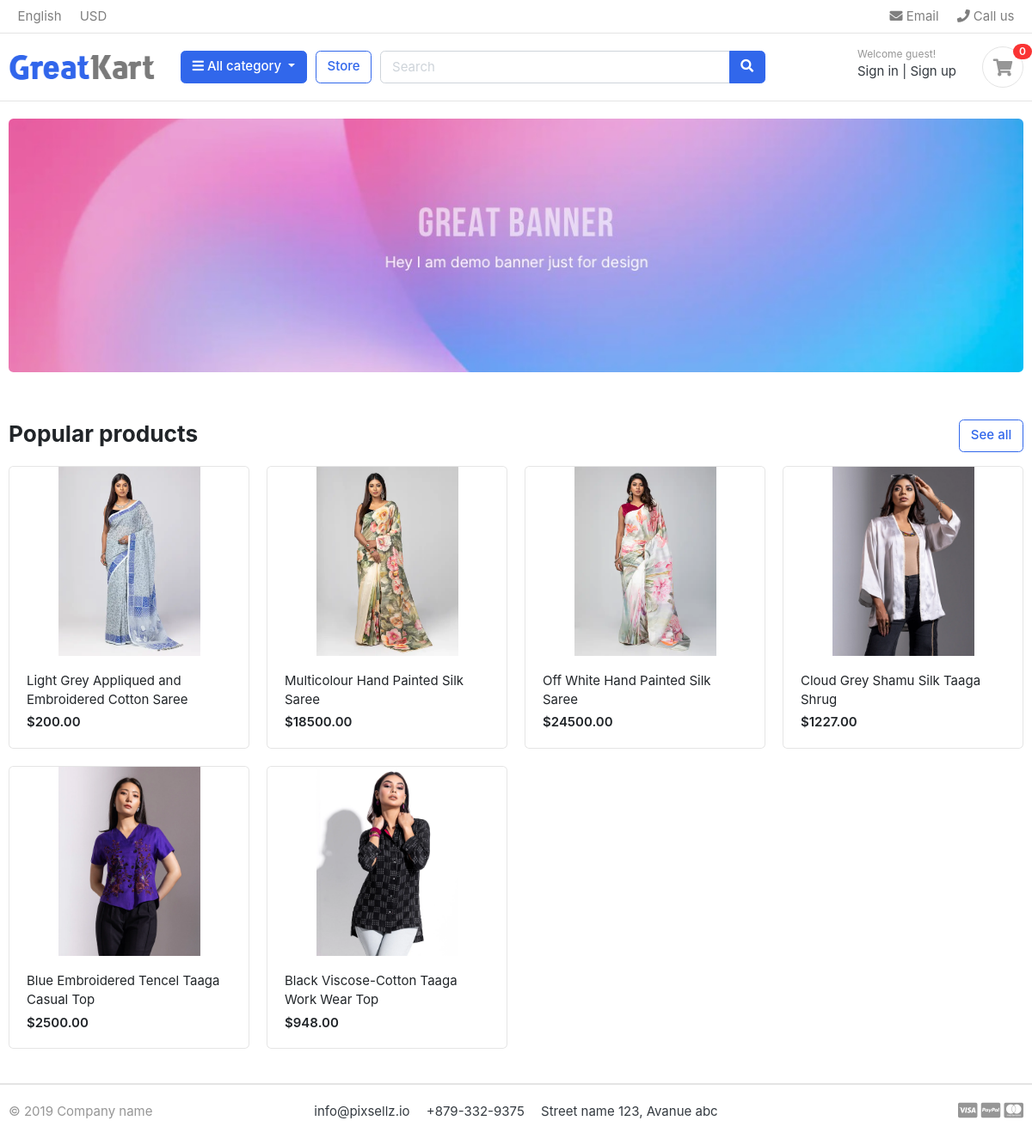
The page / on the database its author committed.
### store/models.py (models this page shows, shortened)
class Product(models.Model):
    product_name = models.CharField(max_length=200, unique=True)
    slug = models.SlugField(max_length=200, unique=True)
    description = models.TextField(max_length=500, blank=True)
    price = models.DecimalField(max_digits=10, decimal_places=2)
    images = models.ImageField(upload_to='photos/products')
    stock = models.IntegerField()
    is_available = models.BooleanField(default=True)
    category = models.ForeignKey(Category, on_delete=models.CASCADE)
    created_date = models.DateTimeField(auto_now_add=True)
    modified_date = models.DateTimeField(auto_now=True)
    def get_url(self):
        return reverse('product_detail', args=[self.category.slug, self.slug])

### gokart/views.py (the view)
# urls.py: path('', views.home, name='home'),
def home(request):
    products = Product.objects.all().filter(is_available=True)
    context = {
        'products': products,
    }
    return render(request, 'home.html', context)

### carts/context_processors.py (called while the page is built)
def counter(request):
    cart_count = 0
    if 'admin' in request.path:
        return {}
    else:
        try:
            cart = Cart.objects.filter(cart_id=_cart_id(request))
            cart_items = CartItem.objects.all().filter(cart=cart[:1])
            for item in cart_items:
                cart_count += item.quantity
        except Cart.DoesNotExist:
            cart_count = 0
    return dict(cart_count=cart_count)

### carts/views.py (called while the page is built)
def _cart_id(request):
    cart = request.session.session_key
    if not cart:
        cart = request.session.create()
    return cart

### category/context_processors.py (called while the page is built)
def menu_links(request):
    links = Category.objects.all()
    return dict(links=links)

### category/models.py (called while the page is built)
    def get_url(self):
        return reverse('products_by_category', args=[self.slug])

### templates/home.html
{% extends 'base.html' %} {% load static %}
{% block content %}
<main>
	<section class="section-intro padding-y-sm">
		<div class="container">
			<div class="intro-banner-wrap">
				<img
					src="{% static '/images/banners/1.jpg' %}"
					class="img-fluid rounded"
					alt="cover" />
			</div>
		</div>
	</section>
	<section class="section-name padding-y-sm">
		<div class="container">
			<header class="section-heading">
				<a
					href="/store/"
					class="btn btn-outline-primary float-right"
					>See all</a
				>
				<h3 class="section-title">Popular products</h3>
			</header>
			<div class="row">
				{% for product in products %}
				<div class="col-md-3">
					<div class="card card-product-grid">
						<a
							href="{{ product.get_url }}"
							class="img-wrap">
							<img src="{{product.images.url}}" />
						</a>
						<figcaption class="info-wrap">
							<a
								href="{{ product.get_url }}"
								class="title"
								>{{product.product_name}}</a
							>
							<div class="price mt-1">${{product.price}}</div>
						</figcaption>
					</div>
				</div>
				{% endfor %}
			</div>
		</div>
	</section>
</main>
{% endblock %}

### templates/base.html (shortened to what this page needs)
{% load static %}
<!DOCTYPE html>
<html lang="en">
	<head>
		<link
			href="{%static 'css/bootstrap.css' %}"
			rel="stylesheet"
			type="text/css" />
		<link
			href="{%static 'fonts/fontawesome/css/all.min.css' %}"
			type="text/css"
			rel="stylesheet" />
		<link
			href="{%static 'css/ui.css' %}"
			rel="stylesheet"
			type="text/css" />
		<link
			href="{%static 'css/responsive.css' %}"
			rel="stylesheet"
			media="only screen and (max-width: 1200px)" />
	</head>
	<body>
		{% include 'layout/header.html' %}
		{% block content %}{% endblock %}
		{% include 'layout/footer.html' %}
	</body>
</html>

### templates/layout/header.html (shortened to what this page needs)
{% load static %}
<header class="section-header">
	{% include 'layout/navbar.html' %}
	<section class="header-main border-bottom">
		<div class="container">
			<div class="row align-items-center">
				<div class="col-lg-2 col-md-3 col-6">
					<a
						href="/"
						class="brand-wrap">
						<img
							class="logo"
							src="{% static 'images/logo.png' %}" />
					</a>
				</div>
				<div class="col-lg col-sm col-md col-6 flex-grow-0">
					<div class="category-wrap dropdown d-inline-block float-right">
						<button
							type="button"
							class="btn btn-primary dropdown-toggle"
							data-toggle="dropdown">
							<i class="fa fa-bars"></i> All category
						</button>
					</div>
				</div>
				<a
					href="/store/"
					class="btn btn-outline-primary"
					>Store</a
				>
				<div class="col-lg col-md-6 col-sm-12 col">
					<form
						action="{% url 'search' %}"
						class="search"
						mathod="GET">
						<div class="input-group w-100">
							<input
								type="text"
								class="form-control"
								style="width: 60%"
								placeholder="Search"
								name="keyword" />
							<div class="input-group-append">
								<button
									class="btn btn-primary"
									type="submit">
									<i class="fa fa-search"></i>
								</button>
							</div>
						</div>
					</form>
				</div>
				<div class="col-lg-3 col-sm-6 col-8 order-2 order-lg-3">
					<div class="d-flex justify-content-end mb-3 mb-lg-0">
						{% if user.is_authenticated %}
						<div class="widget-header">
							<small class="title text-muted"
								>Welcome {{ user.first_name }}</small
							>
							<div>
								<a href="/accounts/dashboard/">Dashboard</a>
								<span class="dark-transp"> | </span>
								<a href="/accounts/sign-out/">Sign out</a>
							</div>
						</div>
						{% else %}
						<div class="widget-header">
							<small class="title text-muted">Welcome guest!</small>
							<div>
								<a href="/accounts/sign-in/">Sign in</a>
								<span class="dark-transp"> | </span>
								<a href="/accounts/sign-up/">Sign up</a>
							</div>
						</div>
						{% endif %}
						<a
							href="/cart/"
							class="widget-header pl-3 ml-3">
							<div class="icon icon-sm rounded-circle border">
								<i class="fa fa-shopping-cart"></i>
							</div>
							<span class="badge badge-pill badge-danger notify"
								>{{ cart_count }}</span
							>
						</a>
					</div>
				</div>
			</div>
		</div>
	</section>
</header>

### templates/layout/navbar.html (shortened to what this page needs)
<nav class="navbar p-md-0 navbar-expand-sm navbar-light border-bottom">
	<div class="container">
		<div
			class="collapse navbar-collapse"
			id="navbarTop4">
			<ul class="navbar-nav mr-auto">
				<li class="nav-item dropdown">
					<a
						href="#"
						class="nav-link">
						English
					</a>
				</li>
				<li class="nav-item dropdown">
					<a
						href="#"
						class="nav-link">
						USD
					</a>
				</li>
			</ul>
			<ul class="navbar-nav">
				<li>
					<a
						href="#"
						class="nav-link">
						<i class="fa fa-envelope"></i> Email
					</a>
				</li>
				<li>
					<a
						href="#"
						class="nav-link">
						<i class="fa fa-phone"></i> Call us
					</a>
				</li>
			</ul>
		</div>
	</div>
</nav>

### templates/layout/footer.html
<footer class="section-footer border-top">
	<div class="container">
		<section class="footer-bottom border-top row">
			<div class="col-md-2">
				<p class="text-muted">&copy 2019 Company name</p>
			</div>
			<div class="col-md-8 text-md-center">
				<span class="px-2">info@pixsellz.io</span>
				<span class="px-2">+879-332-9375</span>
				<span class="px-2">Street name 123, Avanue abc</span>
			</div>
			<div class="col-md-2 text-md-right text-muted">
				<i class="fab fa-lg fa-cc-visa"></i>
				<i class="fab fa-lg fa-cc-paypal"></i>
				<i class="fab fa-lg fa-cc-mastercard"></i>
			</div>
		</section>
	</div>
</footer>

### static/css/ui.css (style rules this page uses)
html { font-family: "Inter", sans-serif; font-size: 15px; }
.img-wrap { text-align: center; display: block; }
.img-wrap img { max-width: 100%; }
.icon-xs, .icon-sm, .icon-md, .icon-lg { display: inline-block; text-align: center; flex-shrink: 0; flex-grow: 0; }
.icon-sm { width: 48px; height: 48px; line-height: 48px !important; font-size: 20px; }
.padding-y-sm { padding-top: 20px; padding-bottom: 20px; }
.section-heading { margin-bottom: 20px; margin-top: 15px; }
.section-title { color: #212529; }
p:last-child { margin-bottom: 0; }
.header-main { position: relative; padding-top: 1rem; padding-bottom: 1rem; }
.brand-wrap .logo, .navbar-brand .logo { margin-right: 7px; max-height: 42px; display: inline-block; }
.widget-header { display: inline-block; vertical-align: middle; position: relative; }
.widget-header a { color: #343a40; }
.widget-header i { color: #969696; }
.widget-header .title { display: block; }
.widget-header .notify { position: absolute; top: -3px; right: -10px; }
.footer-bottom { padding-top: 20px; padding-bottom: 20px; }
[class*=card-product] a.title { color: #212529; display: block; }
[class*=card-product] .img-wrap { overflow: hidden; position: relative; }
[class*=card-product] .img-wrap img { height: 100%; max-width: 100%; width: auto; display: inline-block; -o-object-fit: cover; object-fit: cover; }
.card-product-grid { margin-bottom: 20px; }
.card-product-grid .img-wrap { border-radius: 0.2rem 0.2rem 0 0; height: 220px; }
.card-product-grid .info-wrap { overflow: hidden; padding: 18px 20px; }
.card .img-wrap { overflow: hidden; }
.notify { position: absolute; top: -4px; right: -10px; display: inline-block; padding: 0.25em 0.6em; font-size: 12px; line-height: 1; text-align: center; border-radius: 3rem; color: #fff; background-color: #fa3434; }
.price { font-weight: 600; color: #212529; }

### rows shown on the page
Product: images (picture), product_name "Light Grey Appliqued and Embroidered Cotton Saree", price "200.00"
Product: images (picture), product_name "Multicolour Hand Painted Silk Saree", price "18500.00"
Product: images (picture), product_name "Off White Hand Painted Silk Saree", price "24500.00"
Product: images (picture), product_name "Cloud Grey Shamu Silk Taaga Shrug", price "1227.00"
Product: images (picture), product_name "Blue Embroidered Tencel Taaga Casual Top", price "2500.00"
Product: images (picture), product_name "Black Viscose-Cotton Taaga Work Wear Top", price "948.00"

### other values the page prints
{{ cart_count }} "0"
